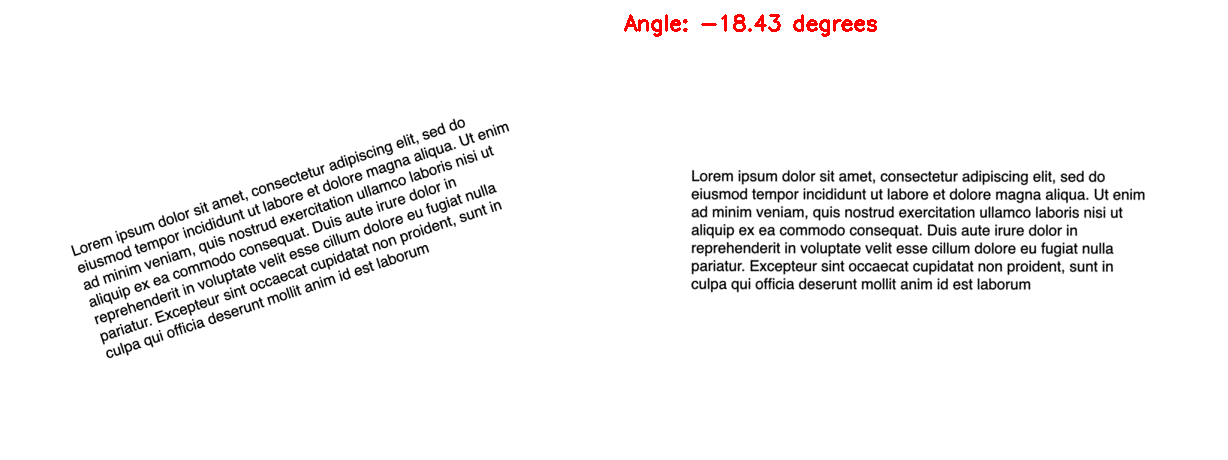
#> input picture text_correction/image2.png, 1228 x 460 px
$ python watershed.py --image ../text_correction/image2.png
#> lines starting #> are read from the running program, lines starting #| are printed output that depends on the picture; after the words box and inside, x2 and y2 are one past the last pixel; in counts of white or black regions, pixels touching at a corner belong together
import numpy as np
import cv2
from matplotlib import pyplot as plt
import argparse

ap = argparse.ArgumentParser()
ap.add_argument("-i", "--image",  required=True, help="Path to the input picture")
args = vars(ap.parse_args())

image = cv2.imread(args["image"])
#> image is the input picture: shape (460, 1228, 3); mean B, G, R 244.9, 244.9, 245.7
scale_percent = 40  # percent of original size
width = int(image.shape[1] * scale_percent / 100)
#> width = 491
height = int(image.shape[0] * scale_percent / 100)
#> height = 184
dim = (width, height)
#> dim = (491, 184)
resized = cv2.resize(image, dim, interpolation=cv2.INTER_AREA)  # resize image
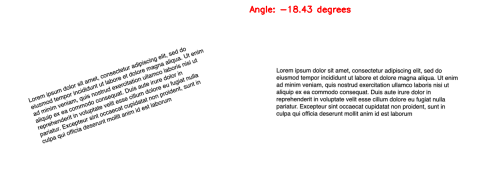
#> resized: shape (184, 491, 3); mean B, G, R 244.9, 244.9, 245.7
img = resized

gray = cv2.cvtColor(img,cv2.COLOR_BGR2GRAY)
ret, thresh = cv2.threshold(gray, 0, 255, cv2.THRESH_BINARY_INV+cv2.THRESH_OTSU)
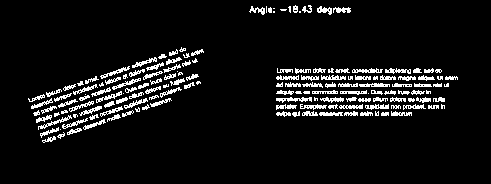
#> thresh: shape (184, 491); 7.6% white in thin lines or dots, all inside (x1, y1, x2, y2) = (28, 5, 458, 143)
#> ret = 196

# show image thresh
cv2.imshow('thresh', thresh)
cv2.waitKey(0)

canny = cv2.Canny(thresh, 70, 220)
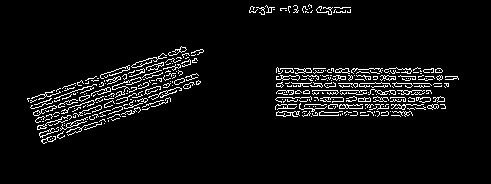
#> canny: shape (184, 491); 5.6% white in thin lines or dots, all inside (x1, y1, x2, y2) = (27, 4, 459, 144)

# show image thresh
cv2.imshow('canny', canny)
cv2.waitKey(0)

# sure background area
#> (the run stopped early here; a loop or call above may not have finished)
